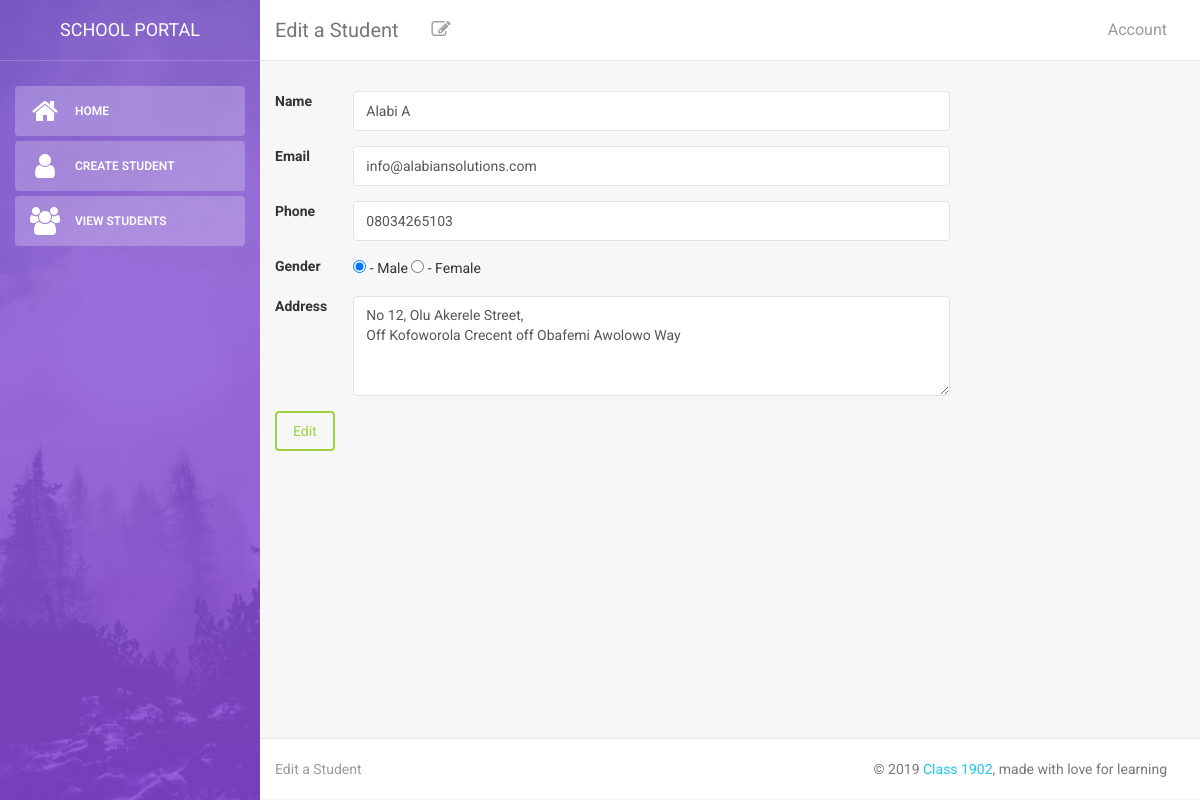
/project1902/edit-student.php?id=8, run on the app's committed database.
### tables this page shows
CREATE TABLE `registration` (
  `id` int(200) NOT NULL,
  `name` char(50) NOT NULL,
  `email` varchar(50) NOT NULL,
  `password` varchar(64) NOT NULL,
  `passport` varchar(16) NOT NULL,
  `gender` enum('male','female') NOT NULL,
  `authority` enum('admin','student') NOT NULL,
  `phone` varchar(20) NOT NULL,
  `address` text,
  `date_registered` timestamp NOT NULL DEFAULT CURRENT_TIMESTAMP ON UPDATE CURRENT_TIMESTAMP
);

### project1902/edit-student.php (the view, shortened to what this page needs)
<?php
	require_once 'connection.php';
	if(isset($_GET['id'])){
		$id = $_GET['id'];
		$query = "SELECT * from registration WHERE id = $id";
		if($result = mysqli_query($connection, $query)){
			if(mysqli_num_rows($result)){
				$row = mysqli_fetch_assoc($result);
				$disabled = "";
				$name = $row['name'];
				$email = $row['email'];
				$phone = $row['phone'];
				$address = $row['address'];
				if($row['gender'] == 'male'){
					$selectMale = "checked";
					$selectFemale = "";
				} else{
					$selectMale = "";
					$selectFemale = "checked";
				}
			}
		}
		else {
			goToErrorPage(300, "Query Error ".mysqli_error($connection));
		}
	}
	require_once 'templates/head.php';
?>
<body>
<div class="wrapper">
	<?php require_once "templates/side-bar.php" ?>
	<div class="main-panel">
    <?php require_once 'templates/masthead.php'; ?>
    <div class="content">
      <div class="container-fluid">
        <div class="row">
					<form action="create-student-processor.php" method="post">
						<div class="form-group row">
							<label class="col-md-1">
								Name
							</label>
							<div class="col-md-8">
								<input <?php echo $disabled; ?> class="form-control" type="text" name="name" required value="<?php echo $name ;?>" />
							</div>
						</div>
						<div class="form-group row">
							<label class="col-md-1">
								Email
							</label>
							<div class="col-md-8">
								<input <?php echo $disabled; ?> class="form-control" type="email" name="email" required value="<?php echo $email ;?>"/>
							</div>
						</div>
						<div class="form-group row">
							<label class="col-md-1">
								Phone
							</label>
							<div class="col-md-8">
								<input value="<?php echo $phone ;?>" <?php echo $disabled; ?> class="form-control" type="text" name="phone" required>
							</div>
						</div>
						<div class="form-group row">
							<label class="col-md-1">
								Gender
							</label>
							<div class="col-md-8">
								<input <?php echo $disabled; echo $selectMale; ?> class="" type="radio" value="male" name="gender" required> - Male
								<input <?php echo $disabled; echo $selectFemale;?> class="" type="radio" value="female" name="gender" required> - Female
							</div>
						</div>
						<div class="form-group row">
							<label class="col-md-1">
								Address
							</label>
							<div class="col-md-8">
								<textarea <?php echo $disabled; ?> required class="form-control" name="address" style="height: 100px;"><?php echo $address ;?></textarea>
							</div>
						</div>
						<div>
							<button <?php echo $disabled; ?> class="btn btn-success" type="submit" value="<?php echo $id ;?>" name="edit"/>Edit</button>
						</div>
					</form>
        </div>
      </div>
    </div>
    <?php require_once 'templates/footer.php'; ?>
</div>
</div>
</body>
</html>

### data on the page
registration: name "Alabi A", email "info@alabiansolutions.com", phone "08034265103", address "No 12, Olu Akerele Street, Off Kofoworola Crecent off Obafemi Awolowo Way"

### other printed values
SITENAME "SCHOOL PORTAL"
$title "Edit a Student"
